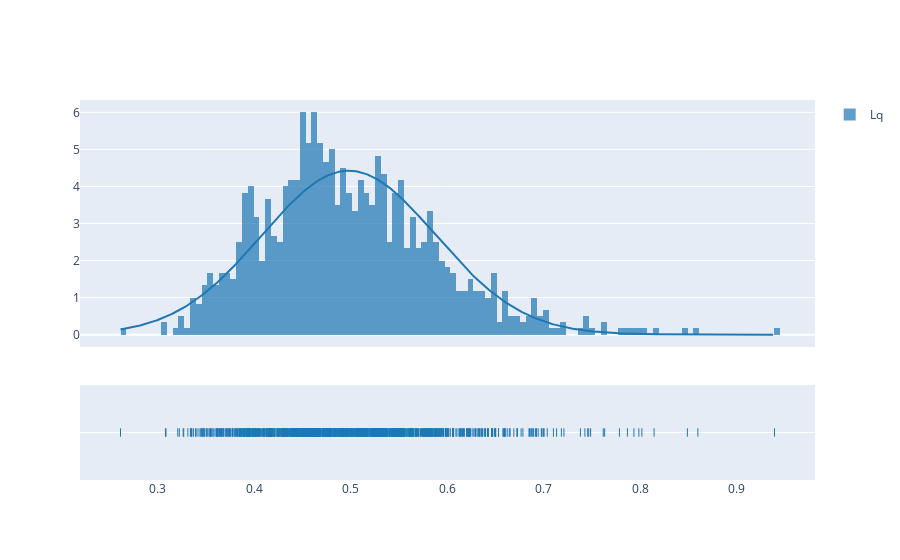

Notebook source saved alongside this figure:
### Markdown cell above
### Dados Antigos

### Code cell
fig = ff.create_distplot([data_ic['Lq']['Amostras']], ['Lq'], curve_type='normal', bin_size=0.006)
fig.show()

### Figure 1 — Plotly figure (JSON) as saved in the notebook; plotly's stock layout.template omitted (floating-point values rounded to 4 significant figures; data arrays with more than 128 entries replaced by an {"elided": "..."} marker saying what was removed)
{"data": [{"autobinx": false, "histnorm": "probability density", "legendgroup": "Lq", "marker": {"color": "rgb(31, 119, 180)"}, "name": "Lq", "opacity": 0.7, "type": "histogram", "x": {"elided": "1000 float values"}, "xaxis": "x", "xbins": {"end": 0.9393, "size": 0.006, "start": 0.2611}, "yaxis": "y"}, {"legendgroup": "Lq", "marker": {"color": "rgb(31, 119, 180)"}, "mode": "lines", "name": "Lq", "showlegend": false, "type": "scatter", "x": {"elided": "500 float values"}, "xaxis": "x", "y": {"elided": "500 float values"}, "yaxis": "y"}, {"legendgroup": "Lq", "marker": {"color": "rgb(31, 119, 180)", "symbol": "line-ns-open"}, "mode": "markers", "name": "Lq", "showlegend": false, "type": "scatter", "x": {"elided": "1000 float values"}, "xaxis": "x", "y": {"elided": "1000 str values"}, "yaxis": "y2"}], "layout": {"barmode": "overlay", "hovermode": "closest", "legend": {"traceorder": "reversed"}, "xaxis": {"anchor": "y2", "domain": [0, 1], "zeroline": false}, "yaxis": {"anchor": "free", "domain": [0.35, 1], "position": 0}, "yaxis2": {"anchor": "x", "domain": [0, 0.25], "dtick": 1, "showticklabels": false}}}
